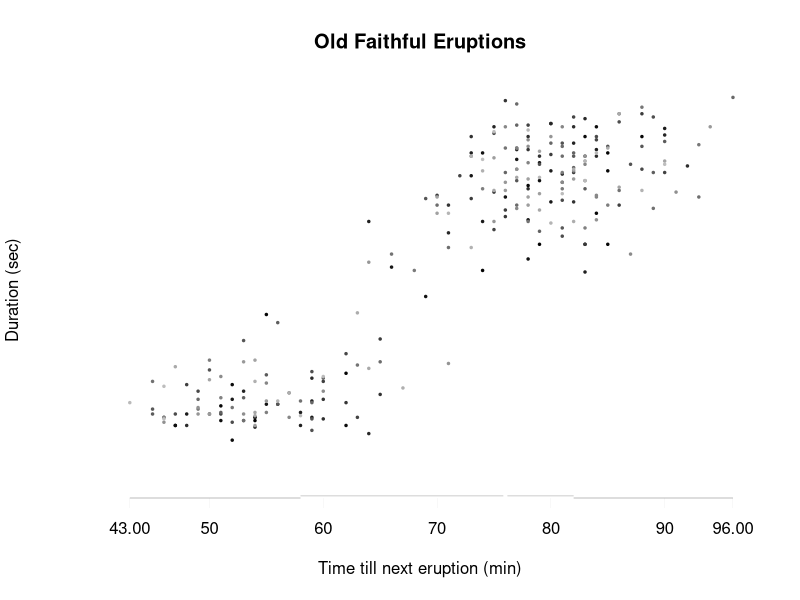

Here is the R script that generated this plot: (Note: this script raises an error after producing the figure.)
##     fancyaxis: Draw axis which shows minimum, maximum, quartiles
##                 and mean
##
##     Copyright (C) 2005 Steven J. Murdoch <http://www.cl.cam.ac.uk/users/sjm217/>
##
##     This program is free software; you can redistribute it and/or modify
##     it under the terms of the GNU General Public License as published by
##     the Free Software Foundation; either version 2 of the License, or
##     (at your option) any later version.
##
##     This program is distributed in the hope that it will be useful,
##     but WITHOUT ANY WARRANTY; without even the implied warranty of
##     MERCHANTABILITY or FITNESS FOR A PARTICULAR PURPOSE.  See the
##     GNU General Public License for more details.
##
##     You should have received a copy of the GNU General Public License
##     along with this program; if not, write to the Free Software
##     Foundation, Inc., 59 Temple Place, Suite 330, Boston, MA  02111-1307  USA


##     This is very much a work in progress, see the example at the
##     end of file for usage. It currently does not deal with
##     logarithmic scales properly.
##
##     The design of the graph is based on a scatterplot presented in
##     "The Visual Display of Quantative Information", Edward Tufte.
##
##     $Id:$

fancyaxis <- function(side, summ, mingap=0.5, digits=2) {
  # side: like axis()
  # summ: a summary object, for example returned by summary()
  # mingap: the smallest gap permitted between two tickmarks,
  #         expressed as a fraction of the default tickmark gap
  # digits: the number of digits to round minimum and maximum to
  
  # TODO:
  # Deal with case where length(axTicks)<2
  # Deal with logarithmic axis case

  # Get summary information
  amin<-summ[1]
  aq1<-summ[2]
  amed<-summ[3]
  amean<-summ[4]
  aq3<-summ[5]
  amax<-summ[6]

  # Calculate default positions of ticks
  ticks<-axTicks(side)

  # Calculate the minimum desired gap between ticks
  numticks<-length(ticks)
  axgap<-(ticks[numticks]-ticks[numticks-1])*mingap

  # Trim of any ticks that are outside the range
  tmax<-round(amax,digits)
  tmin<-round(amin,2)
  ticks<-ticks[ticks<=tmax]
  ticks<-ticks[ticks>=tmin]

  # Get new range of tickmarks
  numticks<-length(ticks)
  firsttick<-ticks[1]
  lasttick<-ticks[numticks]

  
  # If max tick will be too close to the last tick, replace it,
  #  otherwise append it
  if (tmax - lasttick < axgap) {
    ticks[numticks]<-tmax	
  } else {	
    ticks<-c(ticks,tmax)
  }
  
  # Similarly for first tick
  if (abs(tmin-firsttick) < axgap) {
    ticks[1]<-tmin	
  } else {	
    ticks<-c(tmin, ticks)
  }

  # Format the labels. min and max should have as many
  #  trailing zeros they were rounded to, the others
  #  should have the minimum needed to represent the tick marks
  numticks<-length(ticks)

  # Min and max
  lmin=format(ticks[1], nsmall=digits, trim=TRUE)
  lmax=format(ticks[numticks], nsmall=digits, trim=TRUE)

  # The others
  middle=format(ticks[2:(numticks-1)], trim=TRUE)

  # Combine them
  labels<-c(lmin,middle,lmax)

  # Draw the axis
  par("lend"="square")

  # Used for overwriting the axis line to leave tickmarks
  bg <- par("bg")
  if (bg == "transparent")
    bg <- "white"

  # Draw the axis and tickmarks
  axis(side, ticks, labels=FALSE, col="gray50", lwd=0.05)
  # Erase the axis
  axis(side, ticks, labels=FALSE, col=bg, tcl = 0, lwd=0.2)
  # Draw the labels
  axis(side, ticks, labels=labels, tick=FALSE, tcl = 0, lwd=0.2)

  # Find out the properties of the side we are doing
  parside <-
    if (side==1){
      # Does the outside of the plot have larger or smaller vales
      flip <- 1
      # Are we on the xaxis
      xaxis <- TRUE
      # Relevant index of par("usr")
      3
    }
    else if (side==2) {
      flip <- 1
      xaxis <- FALSE
      1
    }
    else if (side==3) {
      flip <- -1
      xaxis <- TRUE
      4
    }
    else if (side==4) {
      flip <- -1
      xaxis <- FALSE
      2
    }

  # Axis position
  base<-par("usr")[parside]

  # Width and height in user units
  plotwidth=diff(par("usr")[1:2])
  plotheight=diff(par("usr")[3:4])

  # Shift for the q2 and q3 axis from the base (in inches)
  shift <- par("pin")[1]*0.003*flip
  # Gap for the median
  gap <- par("pin")[1]*0.003
  # Shift for the mean pointer away from the axis
  meanshift <- par("cin")[1]*0.5*flip

  # Scale lengths so both axes are equal on output device
  if (xaxis==0) {
    shift <- shift/par("pin")[1]*plotwidth
    meanshift <- meanshift/par("pin")[1]*plotwidth
    gap <- gap/par("pin")[2]*plotheight
  } else {
    shift <- shift/par("pin")[2]*plotheight
    meanshift <- meanshift/par("pin")[2]*plotheight
    gap <- gap/par("pin")[1]*plotwidth
  }

  # Position of q2 and q3 axis segments
  offset <- base+shift

  # Stops the lines overrunning
  oldlend <- par(lend = "butt")
  on.exit(par(oldlend))
  
  # Draw q1 and q4 axis segments
  if (xaxis==0) {
    #     xs,         ys,          Don't clip, Line width, Don't overlap 
    lines(rep(base,2),c(amin,aq1), xpd=TRUE, lwd=0.2)
    lines(rep(base,2),c(aq3,amax), xpd=TRUE, lwd=0.2)
  } else {
    lines(c(amin,aq1),rep(base,2), xpd=TRUE, lwd=0.2)
    lines(c(aq3,amax),rep(base,2), xpd=TRUE, lwd=0.2)
    
  }

  # Draw q2 and q3 axis segments
  if (xaxis==0) {
    lines(rep(offset,2),c(aq1,amed-gap), xpd=TRUE, lwd=0.2)
    lines(rep(offset,2),c(amed+gap,aq3), xpd=TRUE, lwd=0.2)
  } else {
    lines(c(aq1,amed-gap),rep(offset,2), xpd=TRUE, lwd=0.2)
    lines(c(amed+gap,aq3),rep(offset,2), xpd=TRUE, lwd=0.2)
  }

  # Which segment is the mean in?
  if((amean>aq3) || (amean<aq1)) {
    # Mean is in q1/q4, so move relative to base
    meanbase=base-meanshift
  } else {
    # Mean is in q2/q3, so move relative to shifted base
    meanbase=offset-meanshift
  }

  # Draw the mean
  if (xaxis==0) {
    points(meanbase, amean, pch=18, cex=0.7, col="red", xpd=TRUE)
  } else {
    points(amean, meanbase, pch=18, cex=0.7, col="red", xpd=TRUE)
  }
}

### Example usage ###

# Background colour
par("bg"="#fffff0")
#par("bg"="transparent")

# Output device. If outputing to a file, remember to use dev.off() at
#  the end
#png(file="/tmp/faithful.png",width=480,height=320,bg=par("bg"))
#postscript(file="/tmp/faithful.ps",paper="A4",bg=par("bg"))
#pdf(file="/tmp/faithful.pdf", width=297/25.4, height=210/25.4, bg=par("bg"))
X11(bg=par("bg"))

#xdata=iris$Petal.Width
#ydata=iris$Petal.Length

#xdata=cars$speed
#ydata=cars$dist

# Sample dataset from R
xdata=faithful$waiting
ydata=faithful$eruptions*60

# Label event age by a colour in the range (0,0.75)
colours=(1:length(xdata))/length(xdata)*0.75

# Make axis labels horizontal
par(las=1)

# Plot the data
plot(xdata,ydata,
     # Omit axes
     axes=FALSE,
     pch=20,
     main="Old Faithful Eruptions",
     xlab="Time till next eruption (min)",
     ylab="Duration (sec)",
     # Leave some space for the rug plot
     xlim=c(41,max(xdata)),
     ylim=c(70,max(ydata)),
     cex=0.5,
     col=gray(colours))

# Add the axes, passing in the summary to provide quartile and mean
fancyaxis(1,summary(xdata))
fancyaxis(2,summary(ydata))

# This data is heavily rounded and there are lots of ties, so use
#  jitter to show distribution. It is not ideal but will do for
#  and example
jx=jitter(xdata,amount=0.4)
jy=jitter(ydata,amount=0.1)

# Used for overwriting the axis line to leave tickmarks
bg <- par("bg")
if (bg == "transparent")
  bg <- "white"

# Draw the rug for X
rug(jx,side=1,line=-0.7,tcl=0.3)
# Remove the baseline
axis(side=1,at=jx, col=bg, tcl=0, line=-0.7, label=FALSE)

# Similarly for Y
rug(jy,side=2,line=-0.7,tcl=0.3)
axis(side=2,at=jy, col=bg, tcl=0, line=-0.7, label=FALSE)

# Use this if outputing to a file
#dev.off()
